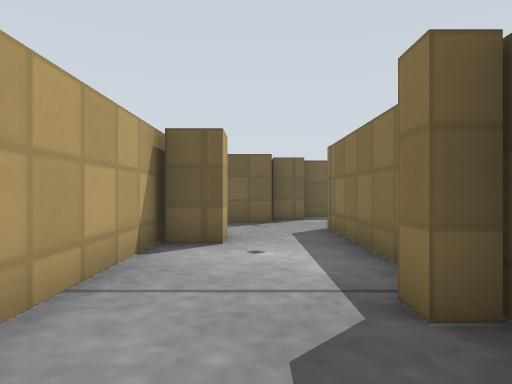
view 1 (above)

22 first-person views from a walk through a world built for the Gazebo simulator. The camera is 0.45 m above the floor, looks level and sees 75° across. The floor is counted in squares, 0.5 m on a side. Each view is taken from the middle of a square. On the plan, view 1 faces up. The plan holds only what a view shows up to about 12 squares ahead; the rest is blank. Simple patterns stand in for the simulator's built-in surfaces. Surface patterns are stand-ins for the level's own textures.

view 2
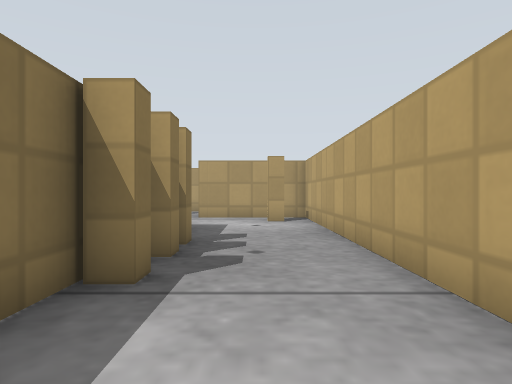

view 3
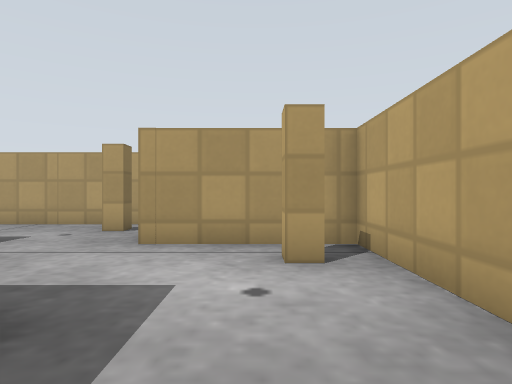

view 4
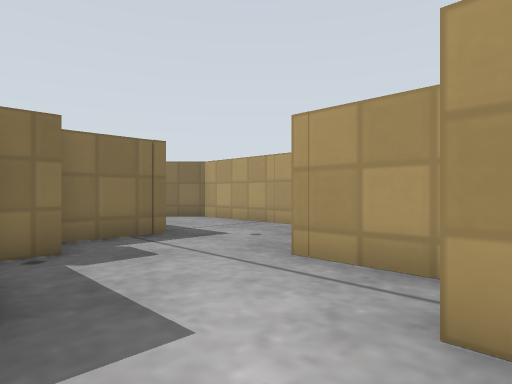

view 5
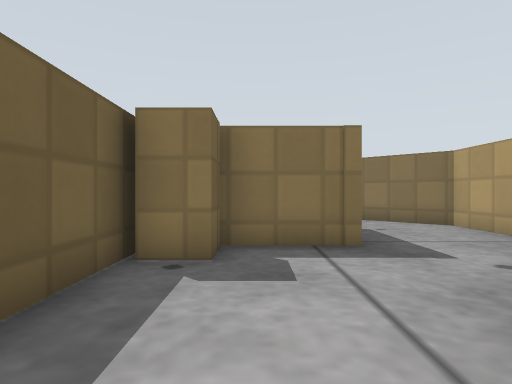

view 6
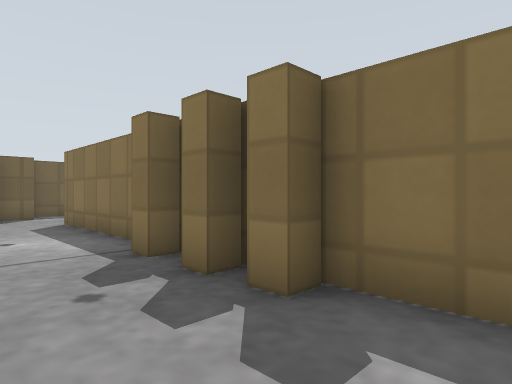

view 7
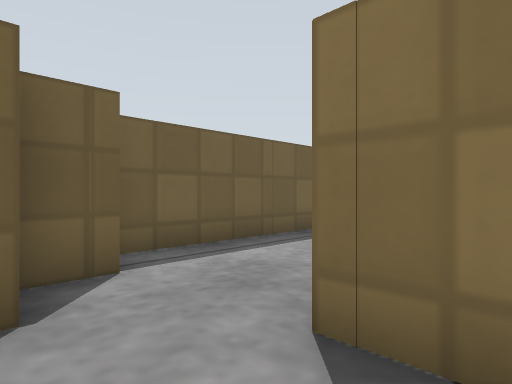

view 8
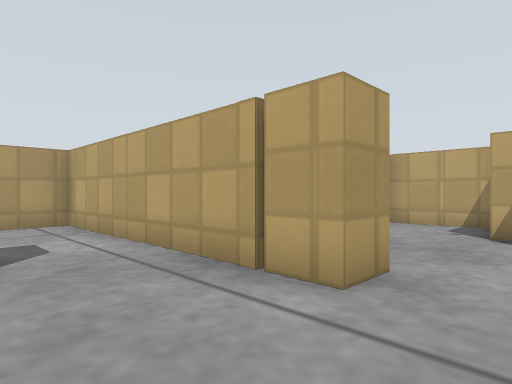

view 9
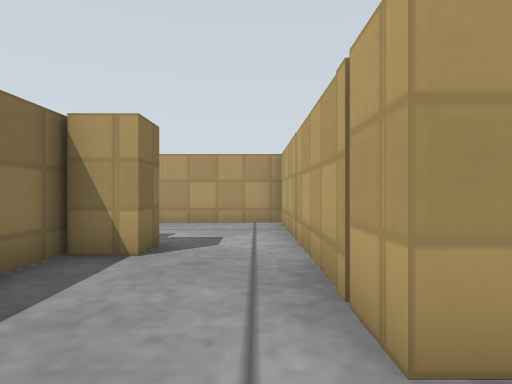

view 10
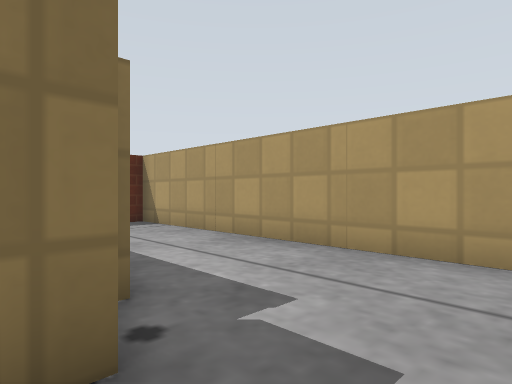

view 11
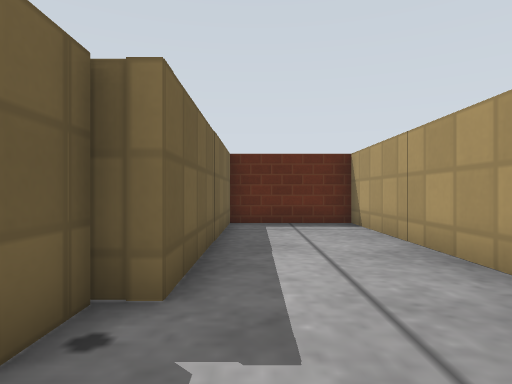

view 12
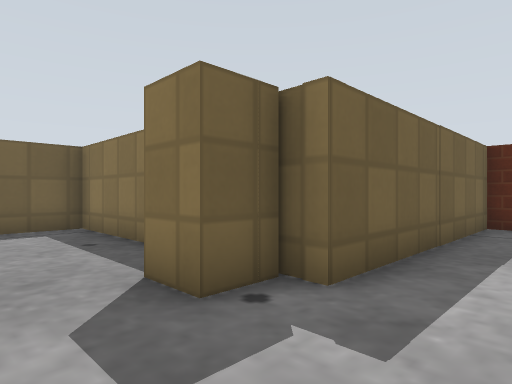

view 13
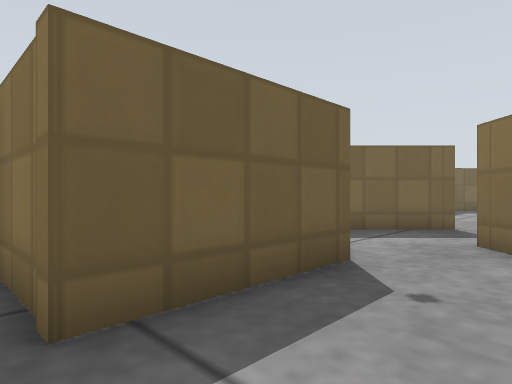

view 14
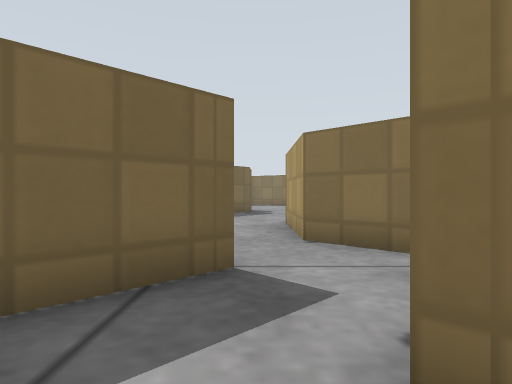

view 15
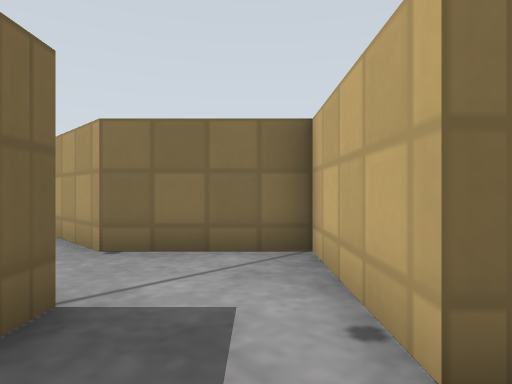

view 16
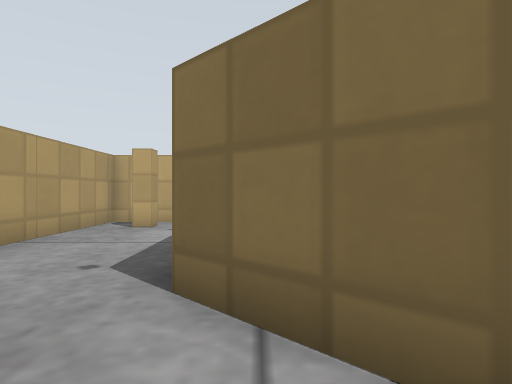

view 17
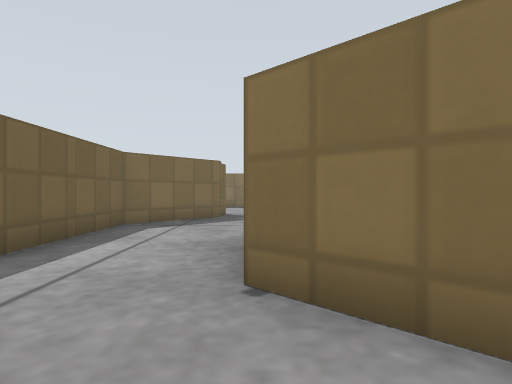

view 18
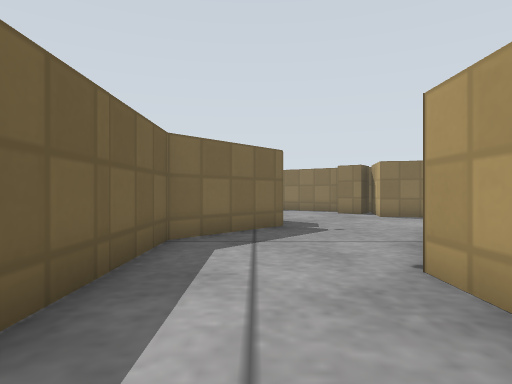

view 19
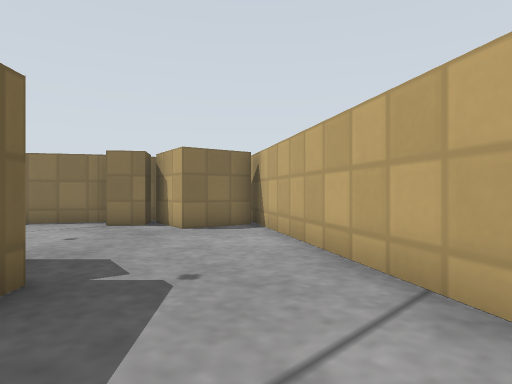

view 20
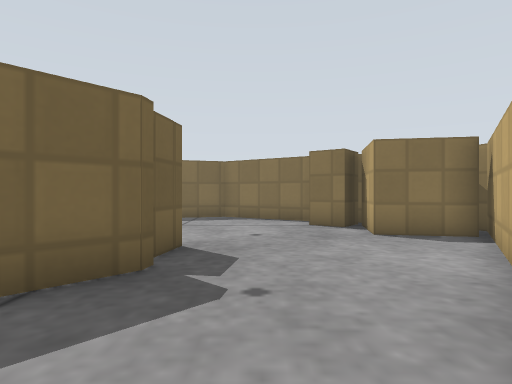

view 21
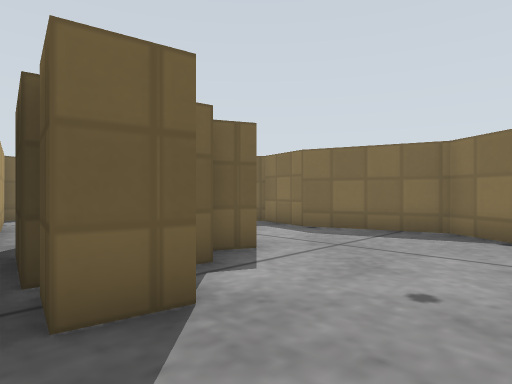

view 22
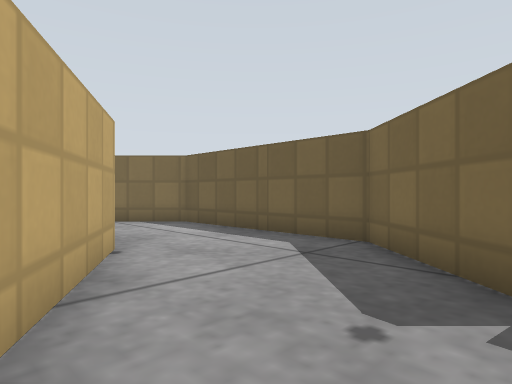

### Floor plan
Points are (right, up) in squares from view 1. A wall is a line through its corners. A room is listed if a view was taken in it or the views show most of it. See-through windows are left out.
Room 1 (views 1, 2, 3, 4, 5, 6, 7, 8, 9, 10, 11, 12, 13)
walls: (5, -2.2) (2.3, -2.2); (8.8, 6) (8.8, 11.8) (1.6, 11.8); (1.8, -1.8) (1.8, 8.4); (4.2, 9.4) (5.3, 9.4) (5.3, 1.2) (15.6, 1.2) (15.6, 4.8) (8.8, 4.8) (8.8, 5.3) (7.6, 5.3) (7.6, 6.3) (8.7, 6.3); (-0.6, 6.8) (-0.6, 5.8) (-1.6, 5.8); (9, -5.8) (5.6, -5.8) (5.6, -3.4) (4.4, -3.4) (4.4, -2.4); (-1.7, 6.4) (-1.7, -5.8) (2.1, -5.8); (1.6, 10.7) (0.5, 10.7); (2, -7.5) (2, -9.3) (8.9, -9.3) (11.5, -6.7); (-1.7, 9.4) (-1.7, 6.7)
ways out: opening at (10, -7) to room 2
objects: pillar (-1, -5) to (0, -4); pillar (-1, 10) to (0, 11); pillar (1, 0); pillar (1, 1); pillar (1, 2); pillar (3, -8) to (4, -8)
Room 2 (views 14, 15, 16)
walls: (10.8, -4) (9, -5.8); (13.2, -5) (12.2, -4)
ways out: opening at (10, -7) to room 1; opening at (12, -6) to room 3
Room 3 (view 17)
walls: (14, -5.8) (13.2, -5); (11.5, -6.7) (14, -9.2) (16.2, -6.9)
ways out: opening at (12, -6) to room 2; opening at (16, -6) to room 4
Room 4 (views 18, 19, 20, 21, 22)
walls: (25.2, -5.8) (24.8, -5.7) (22.2, -3.4) (16.3, -3.4) (14.8, -4.9); (16.2, -6.9) (19.8, -6.9) (26.1, -10.8)
ways out: opening at (16, -6) to room 3; opening at (25.5, -8.5) to room 5
Room 5 (no view inside)
walls: (29.5, -9.3) (30.1, -8.4); (26.5, -5.8) (25.6, -5.6); (28.8, -4.2) (28.1, -3.9); (31.2, -8.8) (33.1, -5.9) (32, -2.7); (30.6, -10.3) (31.2, -8.6); (26.1, -10.8) (28.4, -12.2)
ways out: opening at (25.5, -8.5) to room 4; opening at (30.5, -3.5)
objects: pillar (28, -11) to (30, -10)

Where each view was taken, in squares from view 1:
view 1: 0 up, 0 right, facing up
view 2: 6 up, 0 right, facing down
view 3: 0 up, 0 right, facing down
view 4: 2 down, 1 left, facing down-right
view 5: 4 down, 0 right, facing right
view 6: 2 down, 1 left, facing up-right
view 7: 7 up, 0 right, facing up-right
view 8: 11 up, 8 right, facing down-left
view 9: 11 up, 6 right, facing down
view 10: 6 up, 6 right, facing down-right
view 11: 4 up, 6 right, facing right
view 12: 3 up, 6 right, facing up-right
view 13: 8 down, 5 right, facing up-right
view 14: 6 down, 10 right, facing right
view 15: 5 down, 11 right, facing down-right
view 16: 5 down, 12 right, facing left
view 17: 7 down, 13 right, facing right
view 18: 5 down, 16 right, facing right
view 19: 5 down, 21 right, facing down-right
view 20: 7 down, 21 right, facing right
view 21: 8 down, 25 right, facing up-right
view 22: 9 down, 25 right, facing up-left
